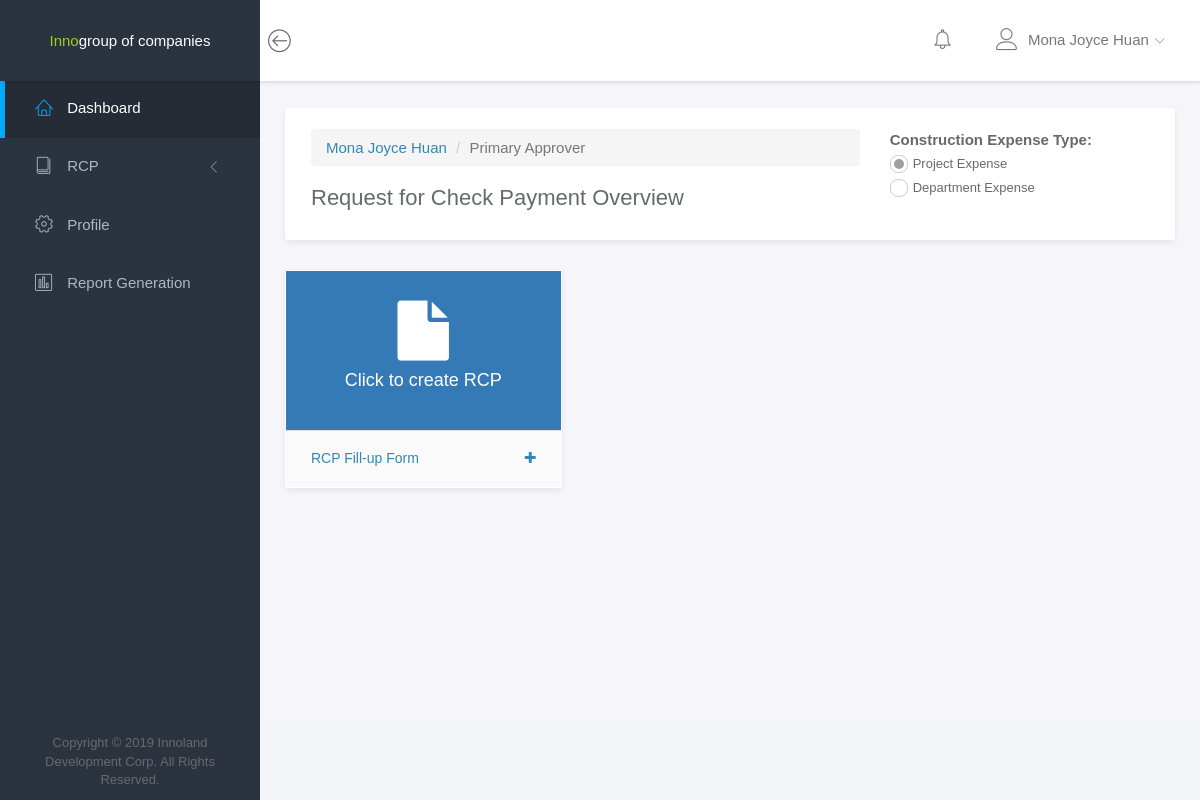
Screenshot of /requestor/dashboard-rcp.php (signed in) with the database file from the repository.
### tables this page shows
CREATE TABLE `user_file` (
  `user_id` int(11) NOT NULL,
  `user_lastname` varchar(30) NOT NULL,
  `user_firstname` varchar(30) NOT NULL,
  `user_middle_initial` varchar(1) DEFAULT NULL,
  `user_comp_code` varchar(3) NOT NULL,
  `user_dept_code` varchar(3) NOT NULL,
  `user_type` int(11) NOT NULL,
  `user_status` varchar(50) NOT NULL
);

CREATE TABLE `user_type_file` (
  `user_id` int(11) NOT NULL,
  `user_type` varchar(50) NOT NULL,
  `user_status` varchar(50) NOT NULL
);

### modal/univ-modal.php (called while the page is built, shortened)
<?php
    $sel2->user_id = $_SESSION['user_id'];
    $select = $sel2->getUserDetails();
    while ($row = $select->fetch(PDO::FETCH_ASSOC)) {
      $user_fullname = $row['user_firstname'] . ' ' . $row['user_lastname'];
      $user_type = $row['user_type'];
    }
?>

### objects/univ/count_for_all.php (called while the page is built, shortened)
<?php
	class Count
	{
		private $conn;
		public function __construct($db){
			$this->conn = $db;
		}
        public function countValidatedRcp(){
            $query = "SELECT COUNT(notif_status) AS TOTAL FROM rcp_file, notification_file WHERE rcp_employee_id=? AND notif_status='Unread' AND rcp_file.rcp_no=notification_file.rcp_no AND rcp_status!='Pending'";
			$this->conn->setAttribute( PDO::ATTR_ERRMODE, PDO:: ERRMODE_WARNING);
			$sel = $this->conn->prepare($query);
			$sel->bindParam(1, $this->rcp_employee_id);
			$sel->execute();
			return $sel;
		}
    }
?>

### objects/univ/selects_for_all.php (called while the page is built, shortened)
<?php
	class U_Select
	{
		private $conn;
		public function __construct($db){
			$this->conn = $db;
		}
		public function allDepartment(){
			$query = "SELECT * FROM department_file";
			$this->conn->setAttribute( PDO::ATTR_ERRMODE, PDO:: ERRMODE_WARNING);
			$sel = $this->conn->prepare($query);
			$sel->execute();
			return $sel;
		}
		public function allProject(){
			$query = "SELECT * FROM project_file";
			$this->conn->setAttribute( PDO::ATTR_ERRMODE, PDO:: ERRMODE_WARNING);
			$sel = $this->conn->prepare($query);
			$sel->execute();
			return $sel;
		}
		public function allCompany(){
			$query = "SELECT * FROM company_file";
			$this->conn->setAttribute( PDO::ATTR_ERRMODE, PDO:: ERRMODE_WARNING);
			$sel = $this->conn->prepare($query);
			$sel->execute();
			return $sel;
		}
		public function getUserDetails(){
			$query = "SELECT * FROM user_file, company_file, department_file, user_type_file, user_account_file WHERE user_file.user_id=? AND user_comp_code=comp_code AND user_dept_code=dept_code AND user_file.user_type=user_type_file.user_id AND user_account_file.user_id=user_file.user_id";
			$this->conn->setAttribute( PDO::ATTR_ERRMODE, PDO:: ERRMODE_WARNING);
			$sel = $this->conn->prepare($query);
			$sel->bindParam(1, $this->user_id);
			$sel->execute();
			return $sel;
		}
		public function getPrmyApprover(){
			$query = "SELECT CONCAT(user_firstname, ' ' ,user_lastname) as name, user_file.user_id, user_comp_code, user_dept_code, user_type_file.user_type, user_file.user_status, comp_name, dept_name FROM user_file, company_file, department_file, user_type_file WHERE comp_code=user_comp_code AND dept_code=user_dept_code AND user_type_file.user_id=user_file.user_type AND user_file.user_type=3";
			$this->conn->setAttribute( PDO::ATTR_ERRMODE, PDO:: ERRMODE_WARNING);
			$sel = $this->conn->prepare($query);
			$sel->execute();
			return $sel;
		}
		public function getAltPrmyApprover(){
			$query = "SELECT CONCAT(user_firstname, ' ' ,user_lastname) as name, user_file.user_id, user_comp_code, user_dept_code, user_type_file.user_type, user_file.user_status, comp_name, dept_name FROM user_file, company_file, department_file, user_type_file WHERE comp_code=user_comp_code AND dept_code=user_dept_code AND user_type_file.user_id=user_file.user_type AND user_file.user_type=4";
			$this->conn->setAttribute( PDO::ATTR_ERRMODE, PDO:: ERRMODE_WARNING);
			$sel = $this->conn->prepare($query);
			$sel->execute();
			return $sel;
		}
		public function getSecApprover(){
			$query = "SELECT CONCAT(user_firstname, ' ' ,user_lastname) as name, user_file.user_id, user_comp_code, user_dept_code, user_type_file.user_type, user_file.user_status, comp_name, dept_name FROM user_file, company_file, department_file, user_type_file WHERE comp_code=user_comp_code AND dept_code=user_dept_code AND user_type_file.user_id=user_file.user_type AND user_file.user_type=5";
			$this->conn->setAttribute( PDO::ATTR_ERRMODE, PDO:: ERRMODE_WARNING);
			$sel = $this->conn->prepare($query);
			$sel->execute();
			return $sel;
		}
		public function getAltSecApprover(){
			$query = "SELECT CONCAT(user_firstname, ' ' ,user_lastname) as name, user_file.user_id, user_comp_code, user_dept_code, user_type_file.user_type, user_file.user_status, comp_name, dept_name FROM user_file, company_file, department_file, user_type_file WHERE comp_code=user_comp_code AND dept_code=user_dept_code AND user_type_file.user_id=user_file.user_type AND user_file.user_type=6";
			$this->conn->setAttribute( PDO::ATTR_ERRMODE, PDO:: ERRMODE_WARNING);
			$sel = $this->conn->prepare($query);
			$sel->execute();
			return $sel;
		}
        public function getNotificationsReq(){
            $query = "SELECT * FROM notification_file, rcp_file, user_file WHERE notification_file.rcp_no=rcp_file.rcp_no AND rcp_approver_id=user_file.user_id AND (rcp_status='Approved' OR rcp_status='Declined') AND rcp_employee_id=? ORDER BY updated_at DESC";
			$this->conn->setAttribute( PDO::ATTR_ERRMODE, PDO:: ERRMODE_WARNING);
			$sel = $this->conn->prepare($query);
			$sel->bindParam(1, $this->rcp_employee_id);
			$sel->execute();
			return $sel;
		}
    }
?>

### requestor/dashboard-rcp.php (shortened to what this page needs)
<!doctype html>
<html lang="en">
	<?php
		require '../objects/univ/count_for_all.php';
		require '../header/header.php';
		$con = new connection();
		$db = $con->connect();
		$count = new Count($db);
	?>
	<body>
		<div id="wrapper">
			<?php
				include '../navbar.php';
				include '../requestor/menu.php';
			?>
			<div class="main">
				<div class="main-content">
					<div class="container-fluid">
						<div class="panel panel-headline">
							<div class="panel-heading">
								<div class="row">
									<div class="col-sm-8">
										<nav aria-label="breadcrumb">
										<ol class="breadcrumb">
											<li class="breadcrumb-item"><a href="#" data-toggle="modal" data-target="#exampleModal"><?php echo $user_fullname; ?></a></li>
											<li class="breadcrumb-item active" aria-current="page"><?php echo $user_type; ?></li>
										</ol>
										</nav>
										<h5 class="panel-title">Request for Check Payment Overview</h5>
									</div>
									<div class="col-sm-4">
											<label>Construction Expense Type: </label>
											<label class="fancy-radio">
												<span><i></i>Project Expense</span>
											</label>
											<label class="fancy-radio">
												<span><i></i>Department Expense</span>
											</label>
									</div>
								</div>
							</div>
						</div>
					</div>
					<div class="col-md-4">
						<a href = "#" id="expense">
							<div class="panel">
								<div class="panel-body no-padding bg-primary text-center">
									<div class="padding-top-30 padding-bottom-30">
										<i class="fa fa-file fa-4x"></i>
										<h4>Click to create RCP</h4>
									</div>
								</div>
								<div class="panel-footer">
									<h5>
										<ul class="list-unstyled list-justify">
											<li>RCP Fill-up Form<i class="fa fa-plus pull-right"></i> </li>
										</ul>
									</h5>
								</div>
							</div>
						</a>
					</div>
				</div>
			</div>
		</div>
	</body>
</html>

### navbar.php (shortened to what this page needs)
<?php
  include '../objects/univ/selects_for_all.php';
  $sel2 = new U_Select($db);
  $user_fullname = "";
  $sel2->user_id = $_SESSION['user_id'];
  $select = $sel2->getUserDetails();
  while ($row = $select->fetch(PDO::FETCH_ASSOC)) {
    $user_fullname = $row['user_firstname'] . ' ' . $row['user_lastname'];
  }
?>
<nav class="navbar navbar-default navbar-fixed-top" >
	<div class="brand" style="background-color: #2B333E; width: 260px; text-align: center;">
		<a href="#" style="color: #9ACD32">Inno</a><a href="#" style="color: white; ">group of companies</a>
	</div>
	<div class="container-fluid">
		<div class="navbar-btn">
			<button type="button" class="btn-toggle-fullwidth"><i class="lnr lnr-arrow-left-circle"></i></button>
		</div>
		<div id="navbar-menu">
			<ul class="nav navbar-nav navbar-right">
				<li class="dropdown">
						<?php
							if($_SESSION['user_type'] == 3 || $_SESSION['user_type'] == 4 || $_SESSION['user_type'] == 5 || $_SESSION['user_type'] == 6){
								$count = new ApproverCount($db);
						  		$count->rcp_approver_id = $_SESSION['user_id'];
							  	$select = $count->countPendingRcp();
							  	while ($row = $select->fetch(PDO::FETCH_ASSOC)) {
								    $pending_rcp = $row['TOTAL'];
							  	}
							  	if($pending_rcp != 0){
								  	echo '
										<a href="#" class="dropdown-toggle icon-menu" data-toggle="dropdown">
											<i class="lnr lnr-alarm"></i>
											<span class="badge bg-danger">'.$pending_rcp.'</span>
										</a>
								  	';
							  	}
							  	else{
							  		echo '
										<a href="#" class="dropdown-toggle icon-menu" data-toggle="dropdown">
											<i class="lnr lnr-alarm"></i>
											<span class="badge bg-danger"></span>
										</a>
								  	';
							  	}
							}
							else{
								if($_SESSION['user_type'] == 2){
									$count->rcp_employee_id = $_SESSION['user_id'];
								  	$select = $count->countValidatedRcp();
								  	while ($row = $select->fetch(PDO::FETCH_ASSOC)) {
									    $pending_rcp = $row['TOTAL'];
								  	}
								  	if($pending_rcp != 0){
									  	echo '
											<a href="#" class="dropdown-toggle icon-menu read-notification"  data-toggle="dropdown">
												<i class="lnr lnr-alarm"></i>
												<span class="badge bg-danger">'.$pending_rcp.'</span>
											</a>
									  	';
								  	}
								  	else{
								  		echo '
											<a href="#" class="dropdown-toggle icon-menu" data-toggle="dropdown">
												<i class="lnr lnr-alarm"></i>
												<span class="badge bg-danger"></span>
											</a>
									  	';
								  	}
								}
							}
						?>
								<?php
									if($_SESSION['user_type'] == 3 || $_SESSION['user_type'] == 4 || $_SESSION['user_type'] == 5 || $_SESSION['user_type'] == 6){
										$isNotif = false;
										$sel2->rcp_approver_id = $_SESSION['user_id'];
										$select = $sel2->getNotifications();
								  		while ($row = $select->fetch(PDO::FETCH_ASSOC)) {
								  			$isNotif= true;
								  			if($row['rcp_status'] == 'Pending'){
								  				echo '
								  					<li style="background-color: #f5f5fa" class="show-more-details-approver" value="'.$row['rcp_id'].':'.$row['rcp_no'].':'.$row['rcp_employee_id'].':'.$row['rcp_rush'].':'.$row['user_email'].':'.$row['rcp_status'].'"><a href="#" class="notification-item"><span class="dot bg-warning"></span>You have a request from '.$row['user_firstname'].' '.$row['user_lastname'].' - <strong>'.$row['rcp_no'].'</strong></a></li>
								  				';
								  			}
									  	}
									  	if(!$isNotif){
									  		echo '
									  			<li><a href="#" class="notification-item">You have no notification</a></li>
									  		';
									  		echo "
									  			<script>
									  				$('.dropdown-menu').css({'overflow-y': '', 'height': ''});
									  			</script>
									  		";
									  	}
									}
									else{
										if($_SESSION['user_type'] == 2){
											$sel2->rcp_employee_id = $_SESSION['user_id'];
										}
									}
								?>
						</li>
				<li class="dropdown">
					<a href="#" class="dropdown-toggle" data-toggle="dropdown"><i class="lnr lnr-user" style="margin-right: 10px"></i><span><?php echo $user_fullname; ?></span> <i class="icon-submenu lnr lnr-chevron-down"></i></a>
				</li>
			</ul>
		</div>
	</div>
</nav>
<?php
	include '../modal/univ-modal.php';
?>

### assets/css/main.css (style rules this page uses)
html { position: relative; min-height: 100%; }
body { background-color: #F3F5F8; font-family: "Source Sans Pro", sans-serif; font-size: 15px; color: #676a6d; }
a { color: #3287B2; }
#wrapper .main { -webkit-transition: all 0.3s ease-in-out; -moz-transition: all 0.3s ease-in-out; -ms-transition: all 0.3s ease-in-out; -o-transition: all 0.3s ease-in-out; transition: all 0.3s ease-in-out; width: calc(100% - 260px); left: 0; position: relative; float: right; background-color: #f5f5fa; }
#wrapper #sidebar-nav, #wrapper .main { padding-top: 80px; }
.main-content { padding: 28px 10px; }
.navbar-default { -webkit-transition: all 0.3s ease-in-out; -moz-transition: all 0.3s ease-in-out; -ms-transition: all 0.3s ease-in-out; -o-transition: all 0.3s ease-in-out; transition: all 0.3s ease-in-out; -moz-box-shadow: 1px 2px 3px rgba(0, 0, 0, 0.1); -webkit-box-shadow: 1px 2px 3px rgba(0, 0, 0, 0.1); box-shadow: 1px 2px 3px rgba(0, 0, 0, 0.1); -webkit-border-radius: 0; -moz-border-radius: 0; border-radius: 0; padding: 0; margin: 0; border: none; background-color: #fff; }
.navbar-default .brand { float: left; padding: 30px 39px; background-color: #fff; }
.navbar-btn { float: left; padding: 16px 0; }
.navbar-btn button { font-size: 24px; padding: 4px 8px; line-height: .7; border: none; background: none; outline: none; }
.navbar-nav .icon-menu { display: inline-block; vertical-align: middle; *vertical-align: auto; *zoom: 1; *display: inline; padding-top: 28px; padding-bottom: 28px; position: relative; }
.navbar-nav > li > a { padding: 28px 20px; }
.navbar-nav > li > a > i { font-size: 22px; margin-right: 2px; vertical-align: middle; }
.navbar-nav > li > a > i.icon-submenu { margin-left: 2px; margin-right: 0; font-size: 10px; position: relative; top: 2px; }
.navbar-nav > li > a > span { position: relative; top: 2px; }
@media screen and (min-width: 768px) { .navbar-nav.navbar-right { margin-right: 0; } }
ul.list-justify > li { margin-bottom: 5px; }
.fancy-radio { display: block; font-weight: normal; }
.fancy-radio input[type="radio"] + span { display: block; cursor: pointer; position: relative; font-size: 13px; }
.fancy-radio input[type="radio"] + span i { display: inline-block; vertical-align: middle; *vertical-align: auto; *zoom: 1; *display: inline; -webkit-border-radius: 8px; -moz-border-radius: 8px; border-radius: 8px; position: relative; bottom: 1px; content: ""; border: 1px solid #ccc; width: 18px; height: 18px; margin-right: 5px; }
.fancy-radio input[type="radio"]:checked + span i:after { -webkit-border-radius: 50%; -moz-border-radius: 50%; border-radius: 50%; display: block; position: relative; top: 3px; left: 3px; content: ''; width: 10px; height: 10px; background-color: #99a1a7; }
.panel { -webkit-border-radius: 3px; -moz-border-radius: 3px; border-radius: 3px; -moz-box-shadow: 0 2px 6px rgba(0, 0, 0, 0.08); -webkit-box-shadow: 0 2px 6px rgba(0, 0, 0, 0.08); box-shadow: 0 2px 6px rgba(0, 0, 0, 0.08); background-color: #fff; margin-bottom: 30px; }
.panel .panel-heading, .panel .panel-body, .panel .panel-footer { padding-left: 25px; padding-right: 25px; }
.panel .panel-heading { padding-top: 20px; padding-bottom: 20px; position: relative; }
.panel .panel-heading .panel-title { margin: 0; font-size: 18px; font-weight: 300; }
.panel .panel-body { padding-top: 10px; padding-bottom: 15px; }
.panel.panel-headline .panel-heading { border-bottom: none; }
.panel.panel-headline .panel-heading .panel-title { margin-bottom: 8px; font-size: 22px; font-weight: normal; }
.panel-footer { background-color: #fafafa; }
.no-padding { padding: 0 !important; }
.padding-top-30 { padding-top: 30px !important; }
.padding-bottom-30 { padding-bottom: 30px !important; }

### rows the page displays
user_file: user_fullname "Mona Joyce Huan", user_type_file.user_type "Primary Approver"
